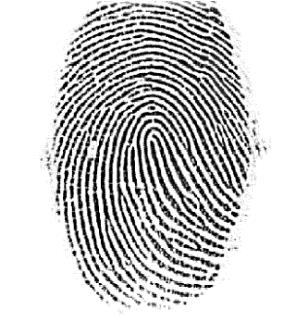
#> input picture fingerprint/sample1.jpg, 295 x 321 px, given in place of the camera
$ python contour_detection_from_camera.py
#> lines starting #> are read from the running program, lines starting #| are printed output that depends on the picture; after the words box and inside, x2 and y2 are one past the last pixel; in counts of white or black regions, pixels touching at a corner belong together
import cv2
import numpy as np

vc = cv2.VideoCapture(0)

if vc.isOpened(): # try to get the first frame
    rval, img = vc.read()
#> img is the input picture: shape (321, 295, 3); min 0, max 255, mean 200.8
else:
    rval = False
imgrey = cv2.cvtColor(img, cv2.COLOR_BGR2GRAY)
ret, thresh = cv2.threshold(imgrey, 127, 255, 0)
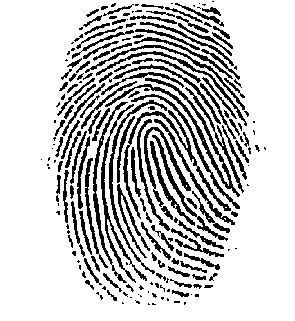
#> thresh: shape (321, 295); 79.2% white; 208 black regions (82 under 20 px)
contours, hierarchy = cv2.findContours(thresh, cv2.RETR_TREE, cv2.CHAIN_APPROX_SIMPLE)
#> contours = 271 contours, 100 with area under 20; largest, box (x1, y1, x2, y2) and area: (0, 0, 295, 321) 94080, (104, 77, 241, 198) 1456, (108, 99, 168, 263) 826, (100, 135, 133, 271) 769, (92, 101, 129, 266) 746
cv2.drawContours(img, contours, -1, (0,255,0), 3)
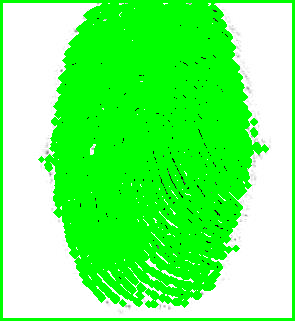
#> img: shape (321, 295, 3); mean B, G, R 108.7, 253.5, 108.7

cv2.imshow("asd", img)
cv2.waitKey(0)
cv2.destroyAllWindows()

$ run again, on fingerprint/sample2.jpg
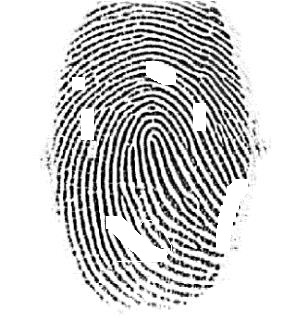
#> input picture fingerprint/sample2.jpg, 295 x 321 px, given in place of the camera
#> img is the input picture: shape (321, 295, 3); min 0, max 255, mean 204.8
#> `ret, thresh = cv2.threshold(imgrey, 127, 255, 0)`:
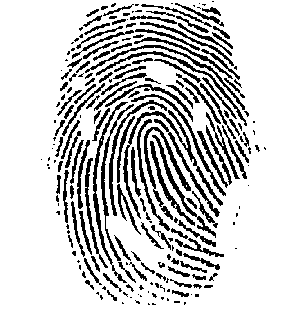
#> thresh: shape (321, 295); 80.7% white; 224 black regions (92 under 20 px)
#> contours = 291 contours, 110 with area under 20; largest, box (x1, y1, x2, y2) and area: (0, 0, 295, 321) 94080, (92, 101, 129, 266) 748, (95, 50, 248, 127) 720, (89, 44, 246, 111) 684, (143, 126, 192, 192) 662
#> `cv2.drawContours(img, contours, -1, (0,255,0), 3)`:
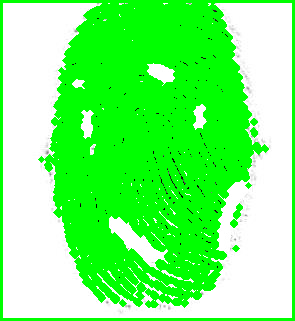
#> img: shape (321, 295, 3); mean B, G, R 116.1, 253.6, 116.1
